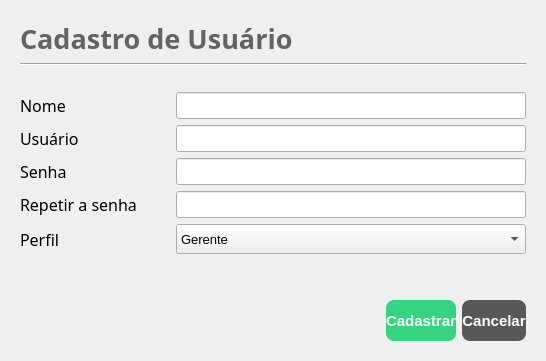
      <widget class="QWidget" name="config">
       <layout class="QVBoxLayout" name="verticalLayout_8">
        <item>
         <widget class="QWidget" name="widget_21" native="true">
          <layout class="QVBoxLayout" name="verticalLayout_7">
           <item>
            <layout class="QVBoxLayout" name="verticalLayout_6">
             <item>
              <widget class="QLabel" name="label_20">
               <property name="font">
                <font>
                 <family>Montserrat ExtraBold</family>
                 <pointsize>20</pointsize>
                 <weight>75</weight>
                 <bold>true</bold>
                </font>
               </property>
               <property name="styleSheet">
                <string notr="true">color: rgb(99, 99, 99);</string>
               </property>
               <property name="text">
                <string>Cadastro de Usuário</string>
               </property>
              </widget>
             </item>
             <item>
              <widget class="Line" name="line">
               <property name="orientation">
                <enum>Qt::Horizontal</enum>
               </property>
              </widget>
             </item>
             <item>
              <spacer name="verticalSpacer_2">
               <property name="orientation">
                <enum>Qt::Vertical</enum>
               </property>
               <property name="sizeType">
                <enum>QSizePolicy::Preferred</enum>
               </property>
               <property name="sizeHint" stdset="0">
                <size>
                 <width>100</width>
                 <height>20</height>
                </size>
               </property>
              </spacer>
             </item>
             <item>
              <layout class="QHBoxLayout" name="horizontalLayout_21">
               <item>
                <widget class="QLabel" name="label_21">
                 <property name="minimumSize">
                  <size>
                   <width>150</width>
                   <height>0</height>
                  </size>
                 </property>
                 <property name="maximumSize">
                  <size>
                   <width>100</width>
                   <height>100</height>
                  </size>
                 </property>
                 <property name="font">
                  <font>
                   <family>Montserrat Medium</family>
                   <pointsize>12</pointsize>
                  </font>
                 </property>
                 <property name="text">
                  <string>Nome</string>
                 </property>
                </widget>
               </item>
               <item>
                <widget class="QLineEdit" name="nomeUsuario">
                 <property name="sizePolicy">
                  <sizepolicy hsizetype="Expanding" vsizetype="Maximum">
                   <horstretch>0</horstretch>
                   <verstretch>0</verstretch>
                  </sizepolicy>
                 </property>
                 <property name="maximumSize">
                  <size>
                   <width>350</width>
                   <height>35</height>
                  </size>
                 </property>
                 <property name="font">
                  <font>
                   <pointsize>12</pointsize>
                  </font>
                 </property>
                </widget>
               </item>
              </layout>
             </item>
             <item>
              <layout class="QHBoxLayout" name="horizontalLayout_22">
               <item>
                <widget class="QLabel" name="label_22">
                 <property name="sizePolicy">
                  <sizepolicy hsizetype="Ignored" vsizetype="Preferred">
                   <horstretch>0</horstretch>
                   <verstretch>0</verstretch>
                  </sizepolicy>
                 </property>
                 <property name="minimumSize">
                  <size>
                   <width>150</width>
                   <height>0</height>
                  </size>
                 </property>
                 <property name="maximumSize">
                  <size>
                   <width>150</width>
                   <height>100</height>
                  </size>
                 </property>
                 <property name="font">
                  <font>
                   <family>Montserrat Medium</family>
                   <pointsize>12</pointsize>
                  </font>
                 </property>
                 <property name="text">
                  <string>Usuário</string>
                 </property>
                </widget>
               </item>
               <item>
                <widget class="QLineEdit" name="usuario">
                 <property name="maximumSize">
                  <size>
                   <width>350</width>
                   <height>35</height>
                  </size>
                 </property>
                 <property name="font">
                  <font>
                   <pointsize>12</pointsize>
                  </font>
                 </property>
                </widget>
               </item>
              </layout>
             </item>
             <item>
              <layout class="QHBoxLayout" name="horizontalLayout_23">
               <item>
                <widget class="QLabel" name="label_23">
                 <property name="minimumSize">
                  <size>
                   <width>150</width>
                   <height>0</height>
                  </size>
                 </property>
                 <property name="maximumSize">
                  <size>
                   <width>100</width>
                   <height>100</height>
                  </size>
                 </property>
                 <property name="font">
                  <font>
                   <family>Montserrat Medium</family>
                   <pointsize>12</pointsize>
                  </font>
                 </property>
                 <property name="text">
                  <string>Senha</string>
                 </property>
                </widget>
               </item>
               <item>
                <widget class="QLineEdit" name="senha_1">
                 <property name="maximumSize">
                  <size>
                   <width>350</width>
                   <height>35</height>
                  </size>
                 </property>
                 <property name="font">
                  <font>
                   <pointsize>12</pointsize>
                  </font>
                 </property>
                 <property name="echoMode">
                  <enum>QLineEdit::Password</enum>
                 </property>
                </widget>
               </item>
              </layout>
             </item>
             <item>
              <layout class="QHBoxLayout" name="horizontalLayout_25">
               <item>
                <widget class="QLabel" name="label_24">
                 <property name="minimumSize">
                  <size>
                   <width>150</width>
                   <height>0</height>
                  </size>
                 </property>
                 <property name="maximumSize">
                  <size>
                   <width>100</width>
                   <height>100</height>
                  </size>
                 </property>
                 <property name="font">
                  <font>
                   <family>Montserrat Medium</family>
                   <pointsize>12</pointsize>
                  </font>
                 </property>
                 <property name="text">
                  <string>Repetir a senha</string>
                 </property>
                </widget>
               </item>
               <item>
                <widget class="QLineEdit" name="senha_2">
                 <property name="maximumSize">
                  <size>
                   <width>350</width>
                   <height>35</height>
                  </size>
                 </property>
                 <property name="font">
                  <font>
                   <pointsize>12</pointsize>
                  </font>
                 </property>
                 <property name="inputMethodHints">
                  <set>Qt::ImhHiddenText|Qt::ImhNoAutoUppercase|Qt::ImhNoPredictiveText|Qt::ImhSensitiveData</set>
                 </property>
                 <property name="echoMode">
                  <enum>QLineEdit::Password</enum>
                 </property>
                </widget>
               </item>
              </layout>
             </item>
             <item>
              <layout class="QVBoxLayout" name="verticalLayout_9">
               <item>
                <layout class="QHBoxLayout" name="horizontalLayout_24">
                 <item>
                  <widget class="QLabel" name="label_25">
                   <property name="minimumSize">
                    <size>
                     <width>150</width>
                     <height>0</height>
                    </size>
                   </property>
                   <property name="maximumSize">
                    <size>
                     <width>100</width>
                     <height>100</height>
                    </size>
                   </property>
                   <property name="font">
                    <font>
                     <family>Montserrat Medium</family>
                     <pointsize>12</pointsize>
                    </font>
                   </property>
                   <property name="text">
                    <string>Perfil</string>
                   </property>
                  </widget>
                 </item>
                 <item>
                  <widget class="QComboBox" name="perfil">
                   <property name="minimumSize">
                    <size>
                     <width>30</width>
                     <height>30</height>
                    </size>
                   </property>
                   <property name="maximumSize">
                    <size>
                     <width>350</width>
                     <height>30</height>
                    </size>
                   </property>
                   <property name="font">
                    <font>
                     <pointsize>10</pointsize>
                    </font>
                   </property>
                   <item>
                    <property name="text">
                     <string>Gerente</string>
                    </property>
                   </item>
                   <item>
                    <property name="text">
                     <string>Vendedor</string>
                    </property>
                   </item>
                   <item>
                    <property name="text">
                     <string>Estoquista</string>
                    </property>
                   </item>
                  </widget>
                 </item>
                </layout>
               </item>
              </layout>
             </item>
            </layout>
           </item>
           <item>
            <spacer name="verticalSpacer">
             <property name="orientation">
              <enum>Qt::Vertical</enum>
             </property>
             <property name="sizeHint" stdset="0">
              <size>
               <width>20</width>
               <height>40</height>
              </size>
             </property>
            </spacer>
           </item>
           <item>
            <layout class="QHBoxLayout" name="horizontalLayout_5">
             <item>
              <spacer name="horizontalSpacer">
               <property name="orientation">
                <enum>Qt::Horizontal</enum>
               </property>
               <property name="sizeType">
                <enum>QSizePolicy::Maximum</enum>
               </property>
               <property name="sizeHint" stdset="0">
                <size>
                 <width>700</width>
                 <height>10</height>
                </size>
               </property>
              </spacer>
             </item>
             <item>
              <widget class="QPushButton" name="cadastrarUsuario">
               <property name="minimumSize">
                <size>
                 <width>0</width>
                 <height>41</height>
                </size>
               </property>
               <property name="styleSheet">
                <string notr="true">QPushButton{
	background-color: #34D481;
	color: white;
	border: none;
	border-radius: 8px;
	font-weight: bold;
	font-size: 15px
}</string>
               </property>
               <property name="text">
                <string>Cadastrar</string>
               </property>
              </widget>
             </item>
             <item>
              <widget class="QPushButton" name="cancelar">
               <property name="minimumSize">
                <size>
                 <width>0</width>
                 <height>41</height>
                </size>
               </property>
               <property name="styleSheet">
                <string notr="true">QPushButton{
	background-color: #585858;
	color: white;
	border: none;
	border-radius: 8px;
	font-weight: bold;
	font-size: 15px
}</string>
               </property>
               <property name="text">
                <string>Cancelar</string>
               </property>
               <property name="checkable">
                <bool>true</bool>
               </property>
              </widget>
             </item>
            </layout>
           </item>
          </layout>
         </widget>
        </item>
       </layout>
      </widget>
